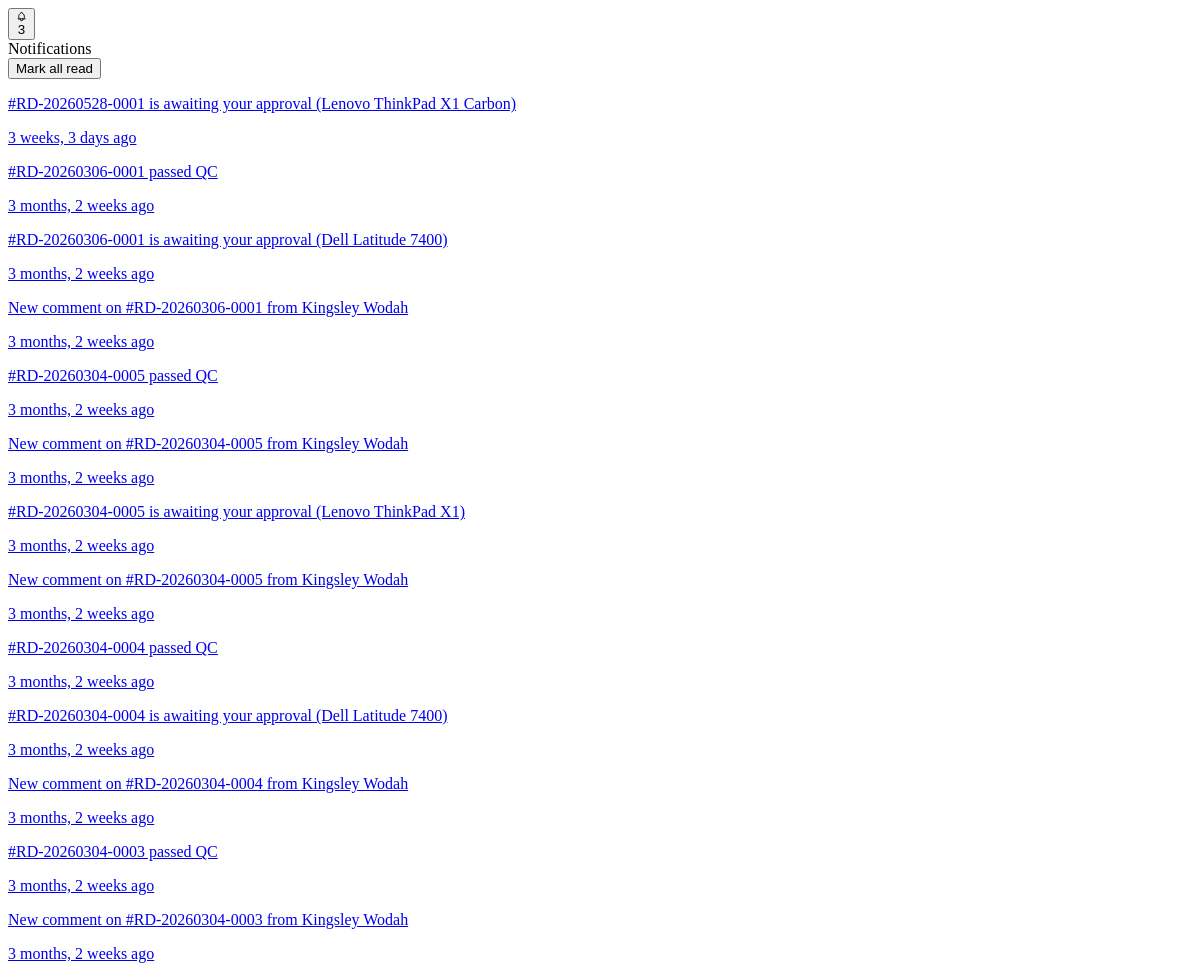
The app's page /notifications/ (signed in), older data.
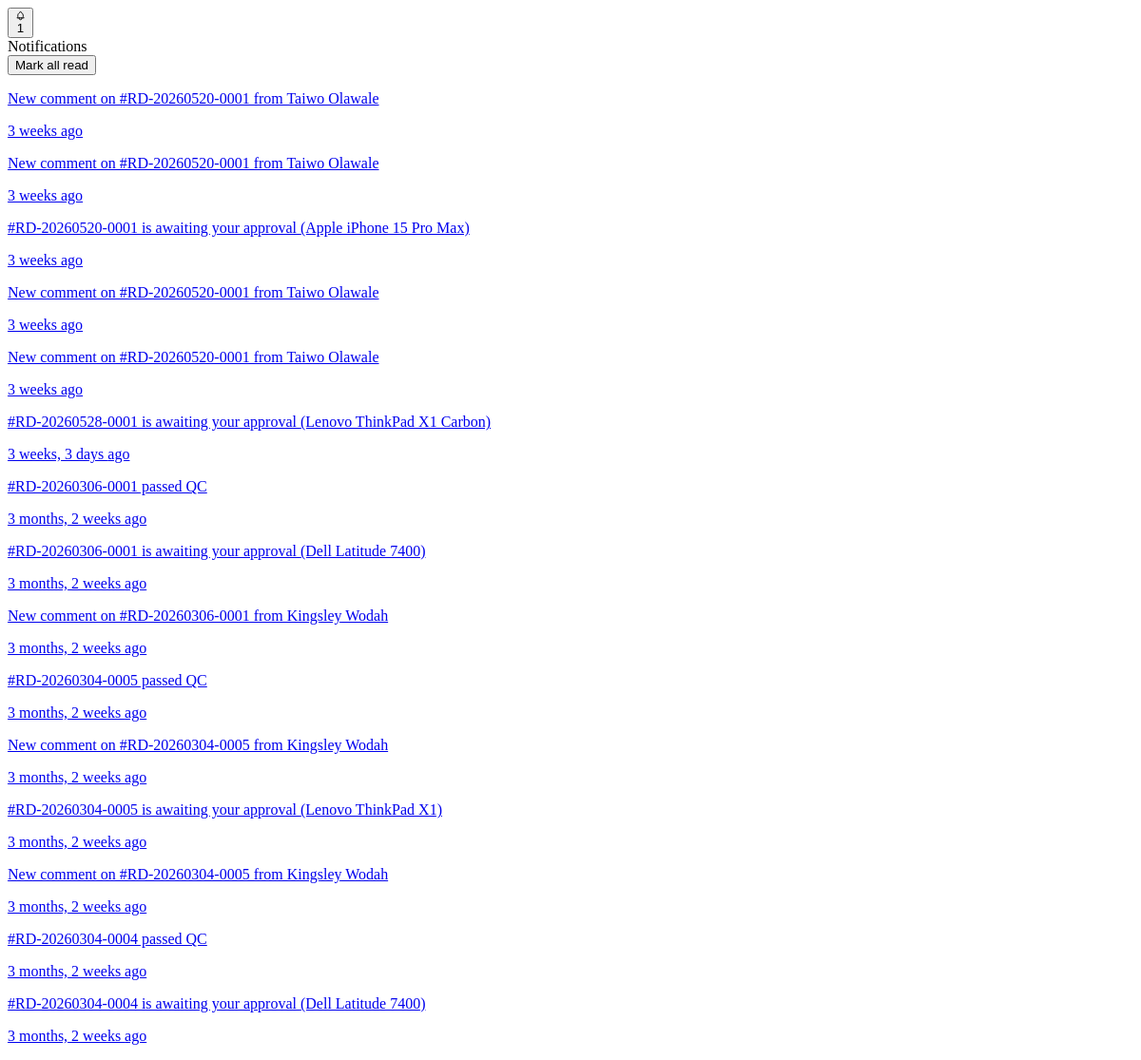
The same page, newer data.
### repairs/models.py (models this page shows, shortened)
class Notification(models.Model):
    id = models.UUIDField(primary_key=True, default=uuid.uuid4, editable=False)
    recipient = models.ForeignKey(
        settings.AUTH_USER_MODEL,
        on_delete=models.CASCADE,
        related_name='notifications'
    )
    ticket = models.ForeignKey(
        RepairTicket,
        on_delete=models.CASCADE,
        related_name='notifications',
        null=True, blank=True
    )
    message = models.CharField(max_length=300)
    is_read = models.BooleanField(default=False)
    created_at = models.DateTimeField(auto_now_add=True)
    class Meta:
        ordering = ['-created_at']

### repairs/views.py (the view)
# urls.py: path('notifications/', views.notification_bell, name='notification_bell'),
@login_required
def notification_bell(request):
    notifications = Notification.objects.filter(recipient=request.user).order_by('-created_at')[:15]
    unread_count = Notification.objects.filter(recipient=request.user, is_read=False).count()
    return render(request, 'repairs/partials/notification_dropdown.html', {
        'notifications': notifications,
        'unread_count': unread_count,
    })

### repairs/templates/repairs/partials/notification_dropdown.html (shortened to what this page needs)
<div class="relative">
    <button @click="open = !open" class="p-2 text-gray-400 hover:text-gray-600 rounded-md hover:bg-gray-50 relative">
        {% if unread_count > 0 %}
        <span id="notif-badge" class="absolute -top-0.5 -right-0.5 w-4.5 h-4.5 bg-red-500 text-white text-[10px] font-bold rounded-full flex items-center justify-center min-w-[18px] px-1">
            {{ unread_count }}
        </span>
        {% endif %}
    </button>
    <div x-show="open" @click.away="open = false" x-cloak
         x-transition:enter="transition ease-out duration-150"
         x-transition:enter-start="opacity-0 scale-95"
         x-transition:enter-end="opacity-100 scale-100"
         x-transition:leave="transition ease-in duration-100"
         x-transition:leave-start="opacity-100 scale-100"
         x-transition:leave-end="opacity-0 scale-95"
         class="absolute right-0 mt-2 w-80 bg-white border border-gray-200 rounded-lg shadow-lg z-50 overflow-hidden">
        <div class="px-4 py-3 bg-gray-50 border-b border-gray-200 flex items-center justify-between">
            <span class="text-sm font-semibold text-gray-800">Notifications</span>
            {% if unread_count > 0 %}
            <form hx-post="{% url 'repairs:mark_notifications_read' %}" hx-target="#notification-area" hx-swap="innerHTML">
                <button type="submit" class="text-xs text-blue-600 hover:text-blue-800 font-medium">Mark all read</button>
            </form>
            {% endif %}
        </div>
        <div class="max-h-72 overflow-y-auto divide-y divide-gray-100">
            {% if notifications %}
                {% for notif in notifications %}
                <a href="{% url 'repairs:notification_click' notif.id %}"
                   class="block px-4 py-3 hover:bg-gray-50 transition-colors {% if not notif.is_read %}bg-blue-50/50{% endif %}">
                    <div class="flex items-start gap-2.5">
                        <div class="flex-1 min-w-0">
                            <p class="text-sm text-gray-800 {% if not notif.is_read %}font-medium{% endif %} leading-snug">{{ notif.message }}</p>
                            <p class="text-xs text-gray-400 mt-1">{{ notif.created_at|timesince }} ago</p>
                        </div>
                    </div>
                </a>
                {% endfor %}
            {% endif %}
        </div>
    </div>
</div>

Row changes from the older to the newer data that the page shows:
no longer on this page (row unchanged): Notification: message "New comment on #RD-20260304-0004 from Kingsley Wodah", created_at "3 months, 2 weeks"
no longer on this page (row unchanged): Notification: message "#RD-20260304-0003 passed QC", created_at "3 months, 2 weeks"
no longer on this page (row unchanged): Notification: message "New comment on #RD-20260304-0003 from Kingsley Wodah", created_at "3 months, 2 weeks"
added Notification: message "New comment on #RD-20260520-0001 from Taiwo Olawale", created_at "3 weeks"
added Notification: message "New comment on #RD-20260520-0001 from Taiwo Olawale", created_at "3 weeks"
added Notification: message "#RD-20260520-0001 is awaiting your approval (Apple iPhone 15 Pro Max)", created_at "3 weeks"
added Notification: message "New comment on #RD-20260520-0001 from Taiwo Olawale", created_at "3 weeks"
added Notification: message "New comment on #RD-20260520-0001 from Taiwo Olawale", created_at "3 weeks"
Text that changed along with them:
{{ unread_count }}: "3" → "1"
